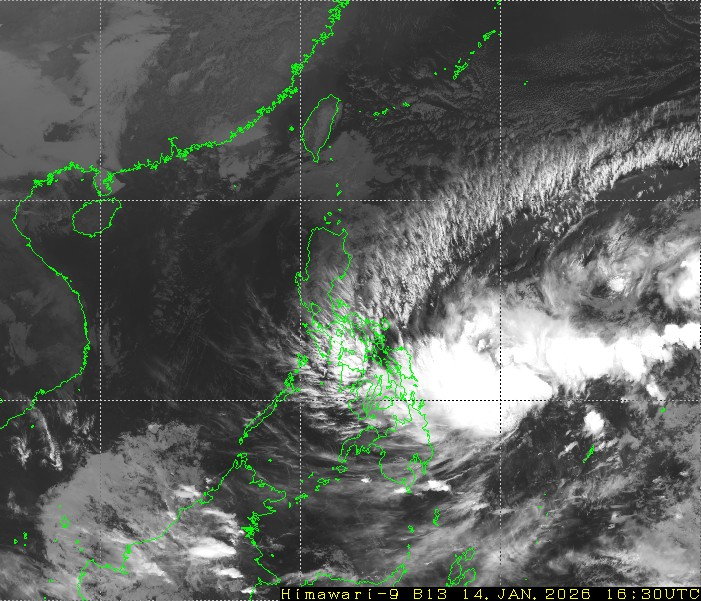
#> input picture backend/data/images/satellite/20260115_005726_se2_b13_1620.jpg, 701 x 601 px
$ python -i opencv_analyzer.py   (imports and definitions only)   (older library calls are emulated)
#> lines starting #> are read from the running program, lines starting #| are printed output that depends on the picture; after the words box and inside, x2 and y2 are one past the last pixel; in counts of white or black regions, pixels touching at a corner belong together
"""
OpenCV传统图像处理模块
基于传统计算机视觉方法进行台风图像分析
无需训练数据，可独立运行
"""
import logging
from typing import Dict, Any, Tuple, Optional
import numpy as np
from PIL import Image

logger = logging.getLogger(__name__)

# 尝试导入OpenCV，如果未安装则记录警告
try:
    import cv2
    OPENCV_AVAILABLE = True
except ImportError:
    OPENCV_AVAILABLE = False
    logger.warning("⚠️ OpenCV未安装，传统图像处理功能将受限")


class OpenCVAnalyzer:
    """
    基于OpenCV的传统图像处理分析器

    功能：
    1. 台风中心粗定位（基于图像二值化和轮廓检测）
    2. 台风眼检测（基于圆形度筛选）
    3. 强度估算（基于云顶温度、纹理特征、对流强度）
    4. 螺旋结构分析（基于极坐标转换和FFT）
    """

    def __init__(self):
        """初始化分析器"""
        if not OPENCV_AVAILABLE:
            raise ImportError("OpenCV未安装，请运行: pip install opencv-python")

    def analyze(self, img: Image.Image, image_type: str = "infrared") -> Dict[str, Any]:
        """
        完整分析流程

        Args:
            img: PIL图像对象
            image_type: 图像类型（infrared=红外图, visible=可见光图）

        Returns:
            分析结果字典
        """
        try:
            # 转换为OpenCV格式（灰度图）
            img_array = np.array(img.convert('L'))

            # 1. 检测台风中心
            center_x, center_y, center_confidence = self.detect_center(img_array, image_type)

            # 2. 估算强度
            intensity_level, intensity_confidence = self.estimate_intensity(img_array)

            # 3. 检测台风眼
            eye_detected, eye_diameter = self.detect_eye(img_array, center_x, center_y)

            # 4. 分析螺旋结构
            spiral_score = self.analyze_spiral_structure(img_array, center_x, center_y)

            # 组装结果
            result = {
                "method": "opencv",
                "center": {
                    "pixel_x": int(center_x) if center_x is not None else None,
                    "pixel_y": int(center_y) if center_y is not None else None,
                    "confidence": float(center_confidence)
                },
                "intensity": {
                    "level": intensity_level,
                    "confidence": float(intensity_confidence)
                },
                "eye": {
                    "detected": eye_detected,
                    "diameter_km": float(eye_diameter) if eye_diameter else None
                },
                "structure": {
                    "spiral_score": float(spiral_score)
                }
            }

            logger.info(f"✅ OpenCV分析完成: 中心=({center_x}, {center_y}), 强度={intensity_level}")
            return result

        except Exception as e:
            logger.error(f"❌ OpenCV分析失败: {e}", exc_info=True)
            raise

    def detect_center(
        self,
        img: np.ndarray,
        image_type: str = "infrared"
    ) -> Tuple[Optional[float], Optional[float], float]:
        """
        检测台风中心位置

        原理：红外图中，台风眼是最暗的区域（云顶温度最低）

        Args:
            img: 灰度图像数组
            image_type: 图像类型

        Returns:
            (center_x, center_y, confidence)
        """
        try:
            # 预处理：高斯模糊去噪
            img_blur = cv2.GaussianBlur(img, (5, 5), 0)

            # 二值化：提取最暗区域（台风眼）
            if image_type == "infrared":
                # 红外图：台风眼是最暗的区域
                _, binary = cv2.threshold(img_blur, 50, 255, cv2.THRESH_BINARY_INV)
            else:
                # 可见光图：台风眼是最亮的区域
                _, binary = cv2.threshold(img_blur, 200, 255, cv2.THRESH_BINARY)

            # 形态学操作：去除噪点
            kernel = cv2.getStructuringElement(cv2.MORPH_ELLIPSE, (5, 5))
            binary = cv2.morphologyEx(binary, cv2.MORPH_CLOSE, kernel)
            binary = cv2.morphologyEx(binary, cv2.MORPH_OPEN, kernel)

            # 查找轮廓
            contours, _ = cv2.findContours(binary, cv2.RETR_EXTERNAL, cv2.CHAIN_APPROX_SIMPLE)

            if not contours:
                logger.warning("⚠️ 未检测到台风中心候选区域")
                return None, None, 0.0

            # 找到最圆的区域（台风眼通常是圆形）
            best_contour = None
            best_circularity = 0

            for contour in contours:
                area = cv2.contourArea(contour)
                if area < 100:  # 过滤小区域
                    continue

                perimeter = cv2.arcLength(contour, True)
                if perimeter == 0:
                    continue

                # 圆形度 = 4π * 面积 / 周长²
                # 完美圆形的圆形度为1
                circularity = 4 * np.pi * area / (perimeter ** 2)

                if circularity > best_circularity:
                    best_circularity = circularity
                    best_contour = contour

            if best_contour is None:
                logger.warning("⚠️ 未找到符合条件的台风中心")
                return None, None, 0.0

            # 计算中心点
            M = cv2.moments(best_contour)
            if M["m00"] == 0:
                return None, None, 0.0

            center_x = M["m10"] / M["m00"]
            center_y = M["m01"] / M["m00"]

            # 置信度基于圆形度
            confidence = min(best_circularity, 1.0)

            return center_x, center_y, confidence

        except Exception as e:
            logger.error(f"❌ 台风中心检测失败: {e}", exc_info=True)
            return None, None, 0.0

    def estimate_intensity(self, img: np.ndarray) -> Tuple[str, float]:
        """
        估算台风强度

        基于：
        1. 云顶温度（图像亮度）
        2. 云层组织程度（纹理复杂度）
        3. 对流强度（梯度强度）

        Args:
            img: 灰度图像数组

        Returns:
            (intensity_level, confidence)
        """
        try:
            # 计算图像统计特征
            mean_intensity = np.mean(img)
            std_intensity = np.std(img)

            # 计算纹理特征
            texture_score = self._calculate_texture(img)

            # 计算对流强度
            convection_score = self._calculate_convection(img)

            # 综合评分
            total_score = (
                (255 - mean_intensity) / 255 * 0.4 +  # 云顶温度权重40%
                texture_score * 0.3 +                   # 纹理权重30%
                convection_score * 0.3                  # 对流权重30%
            )

            # 强度分级（中国标准）
            if total_score > 0.8:
                return "超强台风", 0.85
            elif total_score > 0.7:
                return "强台风", 0.80
            elif total_score > 0.6:
                return "台风", 0.75
            elif total_score > 0.5:
                return "强热带风暴", 0.70
            elif total_score > 0.4:
                return "热带风暴", 0.65
            else:
                return "热带低压", 0.60

        except Exception as e:
            logger.error(f"❌ 强度估算失败: {e}", exc_info=True)
            return "未知", 0.0

    def detect_eye(
        self,
        img: np.ndarray,
        center_x: Optional[float],
        center_y: Optional[float]
    ) -> Tuple[bool, Optional[float]]:
        """
        检测台风眼

        Args:
            img: 灰度图像数组
            center_x: 台风中心X坐标
            center_y: 台风中心Y坐标

        Returns:
            (是否检测到台风眼, 台风眼直径(km))
        """
        if center_x is None or center_y is None:
            return False, None

        try:
            # 提取中心区域（100x100像素）
            cx, cy = int(center_x), int(center_y)
            roi_size = 50

            if (cy - roi_size < 0 or cy + roi_size >= img.shape[0] or
                cx - roi_size < 0 or cx + roi_size >= img.shape[1]):
                return False, None

            roi = img[cy-roi_size:cy+roi_size, cx-roi_size:cx+roi_size]

            # 台风眼特征：中心区域明显比周围暗
            center_mean = np.mean(roi[40:60, 40:60])  # 中心20x20区域
            surround_mean = np.mean(roi)  # 整个ROI

            # 如果中心比周围暗30%以上，认为存在台风眼
            if center_mean < surround_mean * 0.7:
                # 估算台风眼直径（假设1像素=4km）
                eye_diameter_pixels = roi_size * 0.4  # 粗略估计
                eye_diameter_km = eye_diameter_pixels * 4
                return True, eye_diameter_km

            return False, None

        except Exception as e:
            logger.error(f"❌ 台风眼检测失败: {e}", exc_info=True)
            return False, None

    def analyze_spiral_structure(
        self,
        img: np.ndarray,
        center_x: Optional[float],
        center_y: Optional[float]
    ) -> float:
        """
        分析螺旋结构

        Args:
            img: 灰度图像数组
            center_x: 台风中心X坐标
            center_y: 台风中心Y坐标

        Returns:
            螺旋结构评分（0-1）
        """
        if center_x is None or center_y is None:
            return 0.0

        try:
            # 转换到极坐标
            h, w = img.shape
            y, x = np.ogrid[:h, :w]

            # 计算相对于中心的角度和半径
            dx = x - center_x
            dy = y - center_y
            radius = np.sqrt(dx**2 + dy**2)

            # 分析不同半径上的强度变化
            max_radius = min(h, w) // 2
            spiral_scores = []

            for r in range(50, max_radius, 50):
                # 提取该半径上的像素
                mask = (radius >= r-10) & (radius < r+10)
                if not np.any(mask):
                    continue

                intensities = img[mask]

                # 计算强度变化的标准差（螺旋结构应该有周期性变化）
                if len(intensities) > 10:
                    score = np.std(intensities) / 255.0
                    spiral_scores.append(score)

            if not spiral_scores:
                return 0.0

            return float(np.mean(spiral_scores))

        except Exception as e:
            logger.error(f"❌ 螺旋结构分析失败: {e}", exc_info=True)
            return 0.0

    def _calculate_texture(self, img: np.ndarray) -> float:
        """计算纹理复杂度"""
        try:
            # 使用Sobel算子计算梯度
            sobelx = cv2.Sobel(img, cv2.CV_64F, 1, 0, ksize=3)
            sobely = cv2.Sobel(img, cv2.CV_64F, 0, 1, ksize=3)
            gradient = np.sqrt(sobelx**2 + sobely**2)

            # 归一化纹理分数
            texture_score = np.mean(gradient) / 255.0
            return float(texture_score)
        except Exception as e:
            logger.error(f"❌ 纹理计算失败: {e}", exc_info=True)
            return 0.0

    def _calculate_convection(self, img: np.ndarray) -> float:
        """计算对流强度"""
        try:
            # 使用Laplacian算子检测对流活动
            laplacian = cv2.Laplacian(img, cv2.CV_64F)
            convection_score = np.std(laplacian) / 255.0
            return float(convection_score)
        except Exception as e:
            logger.error(f"❌ 对流强度计算失败: {e}", exc_info=True)
            return 0.0

>>> from PIL import Image
>>> picture = Image.open('../../../data/images/satellite/20260115_005726_se2_b13_1620.jpg')
#> picture is the input picture: PIL image 701x601 RGB; mean R, G, B 92.2, 96.2, 92
>>> result = OpenCVAnalyzer().analyze(picture)
#> in detect_center, `_, binary = cv2.threshold(img_blur, 50, 255, cv2.THRESH_BINARY_INV)`:
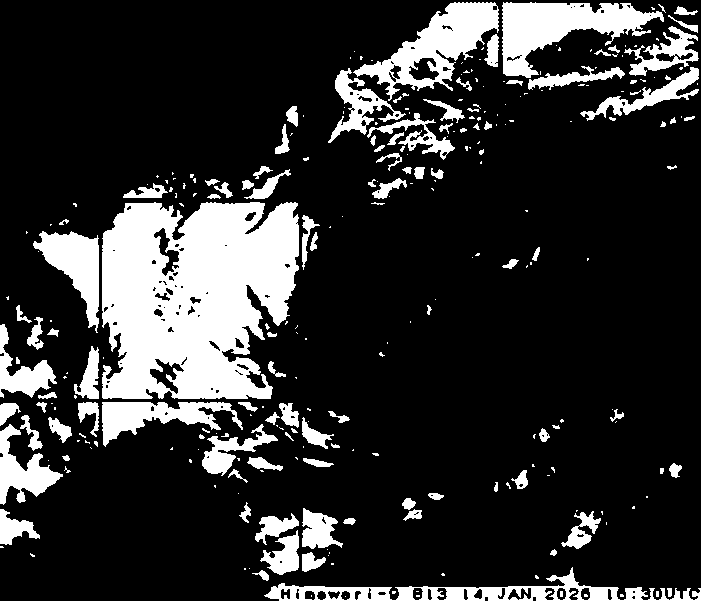
#> binary: shape (601, 701); 18.6% white; 279 white regions (172 under 20 px), largest, box (x1, y1, x2, y2) and area: (102, 202, 299, 399) 30735, (502, 2, 664, 78) 5696, (353, 2, 499, 101) 5253
#> in detect_center, `binary = cv2.morphologyEx(binary, cv2.MORPH_CLOSE, kernel)`: binary: shape (601, 701); 20.2% white; 179 white regions (107 under 20 px), largest, box (x1, y1, x2, y2) and area: (33, 169, 320, 447) 40875, (328, 2, 666, 171) 16988, (264, 567, 701, 601) 5860
#> in detect_center, `binary = cv2.morphologyEx(binary, cv2.MORPH_OPEN, kernel)`:
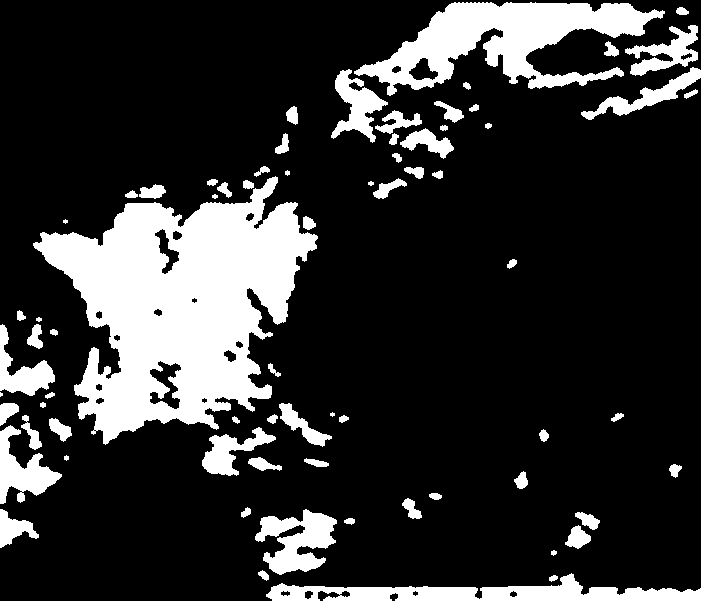
#> binary: shape (601, 701); 19.1% white; 72 white regions (3 under 20 px)
#> in detect_center, `contours, _ = cv2.findContours(binary, cv2.RETR_EXTERNAL, cv2.CHAIN_AP..`: contours = 72 contours, 10 with area under 20; largest, box (x1, y1, x2, y2) and area: (33, 176, 318, 445) 40792, (354, 2, 665, 96) 12658, (266, 573, 701, 601) 5364, (255, 509, 337, 575) 2773, (0, 425, 62, 504) 1968
#> the loop in detect_center, `for contour in contours:` made 72 passes
#> (area, perimeter, circularity, best_circularity) on passes 2, 5, 13, 41: (5364.5, 1066.1, 0.0593, 0.0593), (333, 80.43, 0.647, 0.647), (138.5, 50.04, 0.695, 0.695), (110.5, 43.56, 0.732, 0.732)
#> area on passes 1, 3, 6, 10, 12, 14: 31.5, 56.5, 42.5, 53, 55, 95
#> after the loop in detect_center, `for contour in contours:`: best_circularity = 0.732; best_contour = contour of 27 points, box (x1, y1, x2, y2) (303, 216, 316, 230), area 110
#> in detect_center, `M = cv2.moments(best_contour)`: M = moments, m00 110.5, centre m10/m00, m01/m00 = (308.1, 222.9)
#> in detect_center, `center_x = M["m10"] / M["m00"]`: center_x = 308.1
#> in detect_center, `center_y = M["m01"] / M["m00"]`: center_y = 222.9
#> in detect_center, `confidence = min(best_circularity, 1.0)`: confidence = 0.732
#> in analyze, `center_x, center_y, center_confidence = self.detect_center(img_array, ..`: center_x = 308.1; center_y = 222.9; center_confidence = 0.732
#> in estimate_intensity, `mean_intensity = np.mean(img)`: mean_intensity = 94.53
#> in estimate_intensity, `std_intensity = np.std(img)`: std_intensity = 56.05
#> in _calculate_texture, `gradient = np.sqrt(sobelx**2 + sobely**2)`:
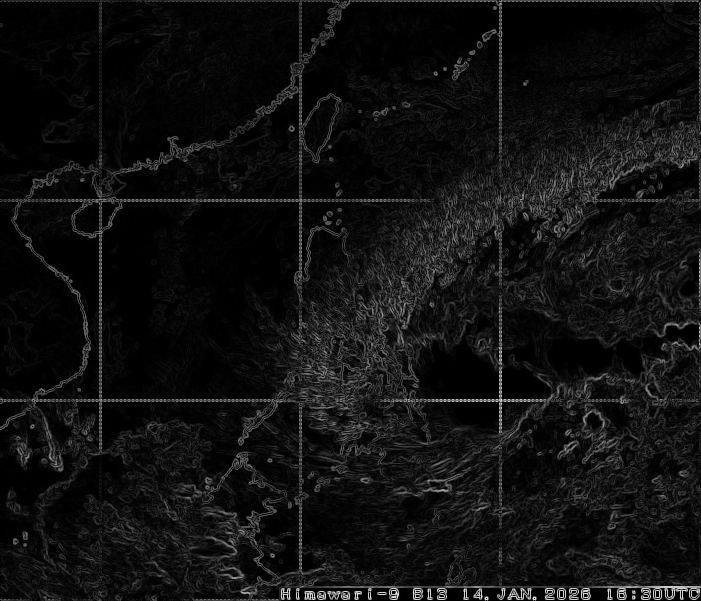
#> gradient: shape (601, 701) float64; min 0, max 1079, mean 72.9; drawn with min black and max white
#> in _calculate_texture, `texture_score = np.mean(gradient) / 255.0`: texture_score = 0.286
#> in _calculate_convection, `laplacian = cv2.Laplacian(img, cv2.CV_64F)`:
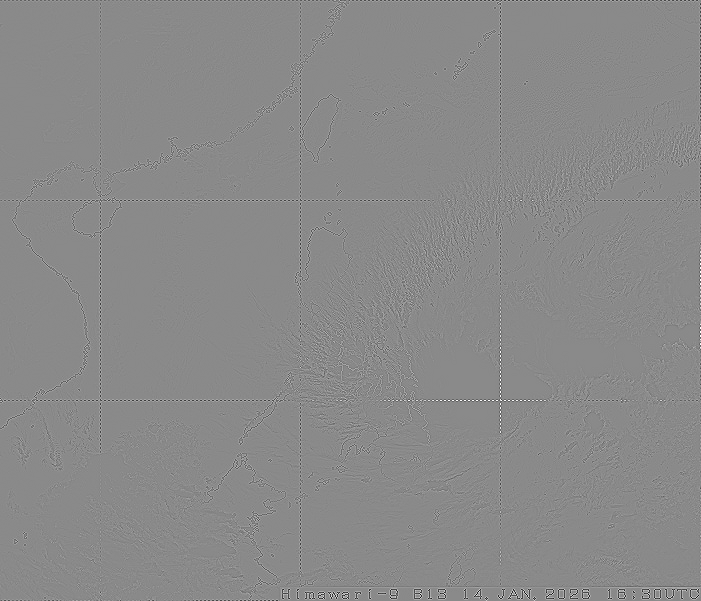
#> laplacian: shape (601, 701) float64; min -913, max 774, mean -0.1; drawn with min black and max white
#> in _calculate_convection, `convection_score = np.std(laplacian) / 255.0`: convection_score = 0.243
#> in estimate_intensity, `total_score = ( (255 - mean_intensity) / 255 * 0.4 +`: total_score = 0.411
#> in analyze, `intensity_level, intensity_confidence = self.estimate_intensity(img_ar..`: intensity_level = '热带风暴'; intensity_confidence = 0.65
#> in detect_eye, `cx, cy = int(center_x), int(center_y)`: cx = 308; cy = 222
#> in detect_eye, `roi = img[cy-roi_size:cy+roi_size, cx-roi_size:cx+roi_size]`:
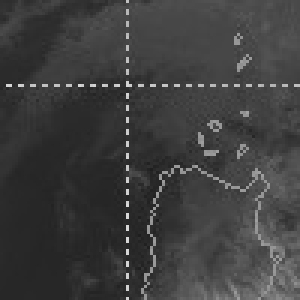
#> roi: shape (100, 100) (shown 3 times larger); min 31, max 216, mean 62.3
#> in detect_eye, `center_mean = np.mean(roi[40:60, 40:60])`: center_mean = 56.5
#> in detect_eye, `surround_mean = np.mean(roi)`: surround_mean = 62.31
#> in analyze, `eye_detected, eye_diameter = self.detect_eye(img_array, center_x, cent..`: eye_detected = False
#> in analyze_spiral_structure, `dy = y - center_y`: dy = 601 values from -222.9 to 377.1
#> in analyze_spiral_structure, `radius = np.sqrt(dx**2 + dy**2)`:
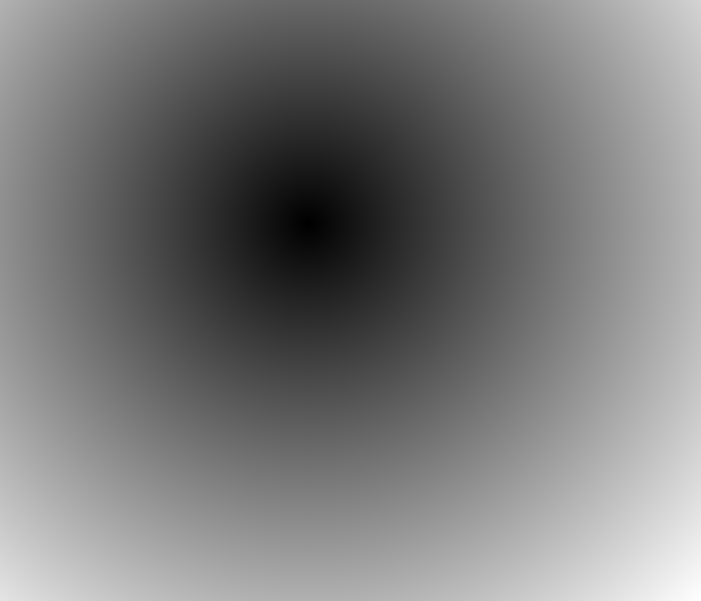
#> radius: shape (601, 701) float64; min 0.143, max 543.9, mean 260.2; drawn with min black and max white
#> the loop in analyze_spiral_structure, `for r in range(50, max_radius, 50):` made 5 passes
#> score on passes 1 to 5: 0.0946, 0.183, 0.18, 0.246, 0.249
#> pass 3, in analyze_spiral_structure, `mask = (radius >= r-10) & (radius < r+10)`:
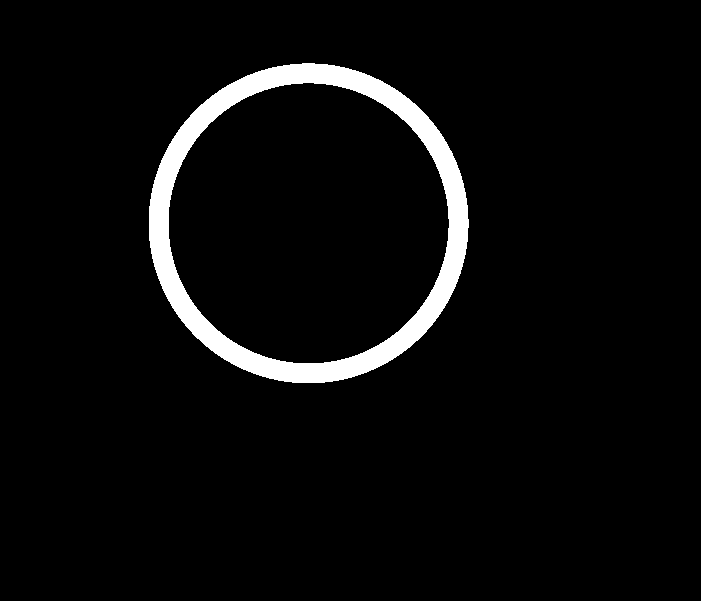
#> mask: shape (601, 701) bool; 4.5% white; 1 white region, box (x1, y1, x2, y2) and area: (149, 63, 469, 383) 18855
#> after the loop in analyze_spiral_structure, `for r in range(50, max_radius, 50):`: spiral_scores = [0.0946, 0.183, 0.18, 0.246, 0.249]
#> in analyze, `spiral_score = self.analyze_spiral_structure(img_array, center_x, cent..`: spiral_score = 0.191
#> result = 5 items
